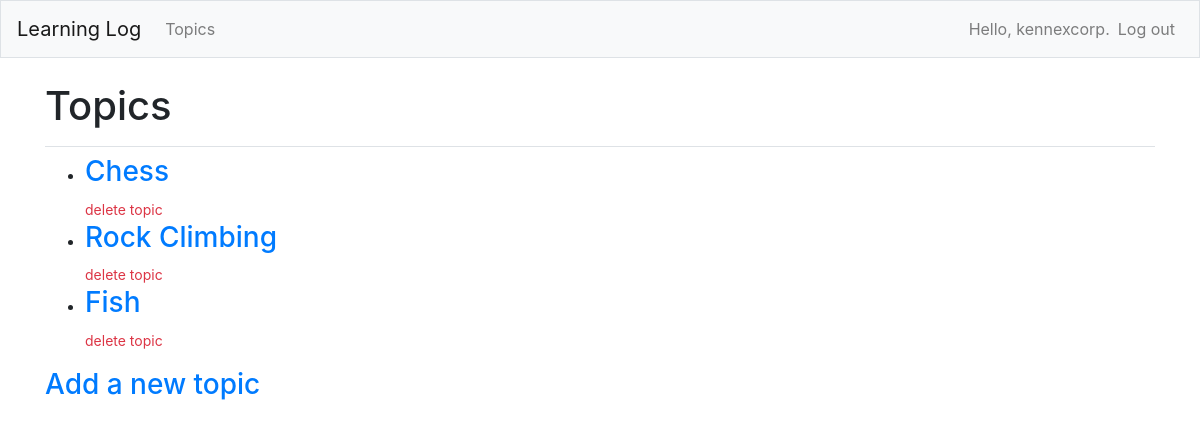
The app's page /topics/ (signed in), older data.
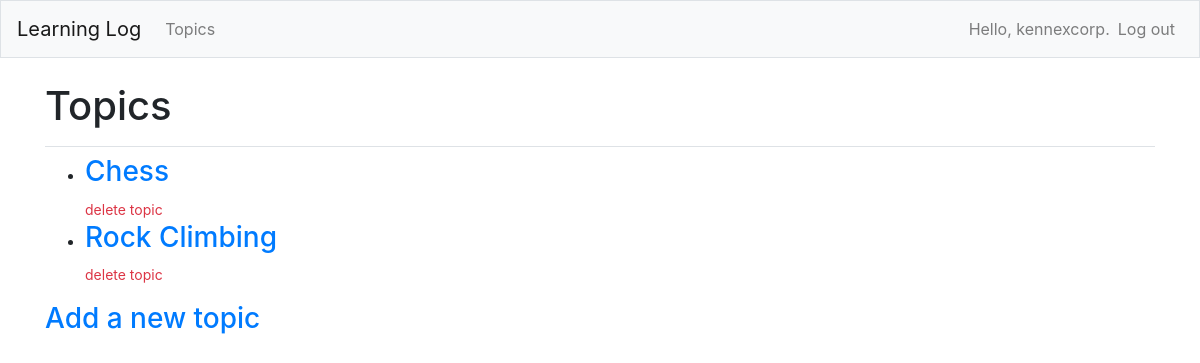
The same page, newer data.
### learning_logs/models.py (models this page shows)
class Topic(models.Model):
    text = models.CharField(max_length=200)
    date_added = models.DateTimeField(auto_now_add=True)
    owner = models.ForeignKey(User, on_delete=models.CASCADE)
    def __str__(self):
        return self.text

### learning_logs/views.py (the view)
# urls.py: path('topics/', views.topics, name='topics'),
@login_required
def topics(request):
    topics = Topic.objects.filter(owner=request.user).order_by('date_added')
    context = {
        'topics': topics
        }
    return render(request, 'learning_logs/topics.html', context)

### learning_logs/templates/learning_logs/topics.html
{% extends 'learning_logs/base.html' %}
{% block page_header %}
 <h1>Topics</h1>
{% endblock page_header %}
{% block content %}
<ul>
    {% for topic in topics %}
        <li>
            <h3>
                <a href="{% url 'learning_logs:topic' topic.id %}">{{ topic }}</a>
            </h3>
            <small ><a class="text-danger" href="{% url 'learning_logs:delete_topic' topic.id %}">delete topic</a></small>
        </li>
    {% empty %}
        <li>
            <h3>No topics have been added yet.</h3>
        </li>
    {% endfor %}
</ul>
<h3>
    <a href="{% url 'learning_logs:create' %}">Add a new topic</a>
</h3>
{% endblock content %}

Row changes from the older to the newer data that the page shows:
removed Topic: text "Fish"
